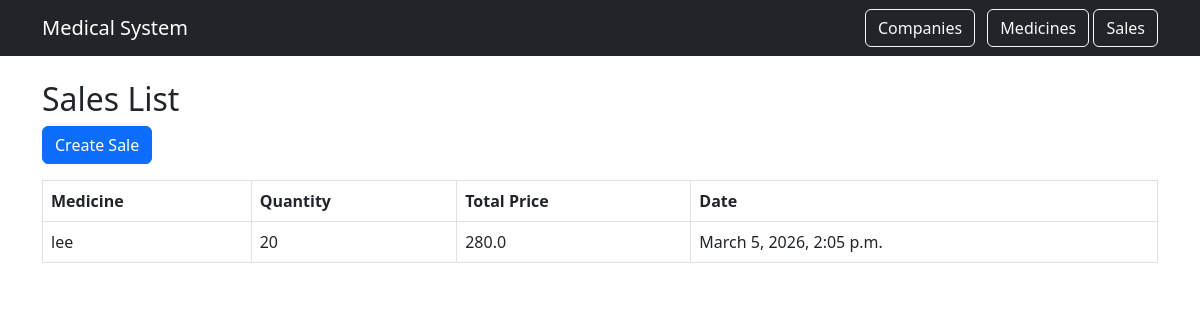
Before: /sales/ with the older database file.
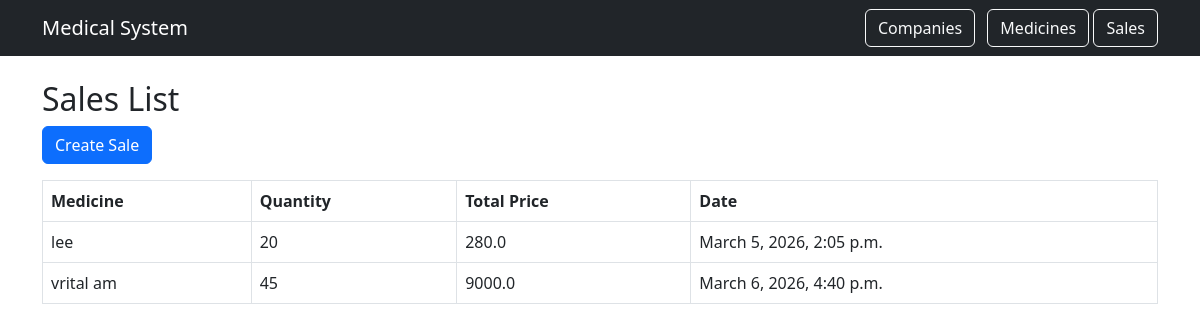
After: the same page with the newer database file.
### medicines/models.py (models this page shows, shortened)
class Sale(models.Model):
    medicine = models.ForeignKey(Medicine, on_delete=models.CASCADE)
    quantity = models.IntegerField()
    total_price = models.FloatField()
    date = models.DateTimeField(auto_now_add=True)

class Medicine(models.Model):
    name = models.CharField(max_length=100)
    company = models.ForeignKey(Company, on_delete=models.CASCADE)
    price = models.FloatField()
    quantity = models.IntegerField()
    expiry_date = models.DateField()

### medicines/views.py (the view)
# urls.py: path('sales/', views.sale_list, name='sale_list'),
def sale_list(request):
    sales = Sale.objects.select_related('medicine').all()
    return render(request, 'sales/sale_list.html', {'sales': sales})

### templates/sales/sale_list.html
{% extends 'base.html' %}
{% block content %}
<h2>Sales List</h2>
<a class="btn btn-primary mb-3" href="{% url 'sale_create' %}">Create Sale</a>
<table class="table table-bordered">
<tr>
<th>Medicine</th>
<th>Quantity</th>
<th>Total Price</th>
<th>Date</th>
</tr>
{% for sale in sales %}
<tr>
<td>{{ sale.medicine.name }}</td>
<td>{{ sale.quantity }}</td>
<td>{{ sale.total_price }}</td>
<td>{{ sale.date }}</td>
</tr>
{% endfor %}
</table>
{% endblock %}

### templates/base.html (shortened to what this page needs)
<!DOCTYPE html>
<html>
<head>
    <link href="https://cdn.jsdelivr.net/npm/bootstrap@5.3.0/dist/css/bootstrap.min.css" rel="stylesheet">
</head>
<body>
<nav class="navbar navbar-expand-lg navbar-dark bg-dark">
  <div class="container">
    <a class="navbar-brand" href="#">Medical System</a>
    <div>
      <a class="btn btn-outline-light me-2" href="{% url 'company_list' %}">Companies</a>
      <a class="btn btn-outline-light" href="{% url 'medicine_list' %}">Medicines</a>
      <a class="btn btn-outline-light" href="{% url 'sale_list' %}">Sales</a>
    </div>
  </div>
</nav>
<div class="container mt-4">
    {% block content %}{% endblock %}
</div>
</body>
</html>

Changed rows visible on the page:
added Sale: medicine.name "vrital am", quantity "45", total_price "9000.0", date "March 6, 2026, 4:40 p.m."
